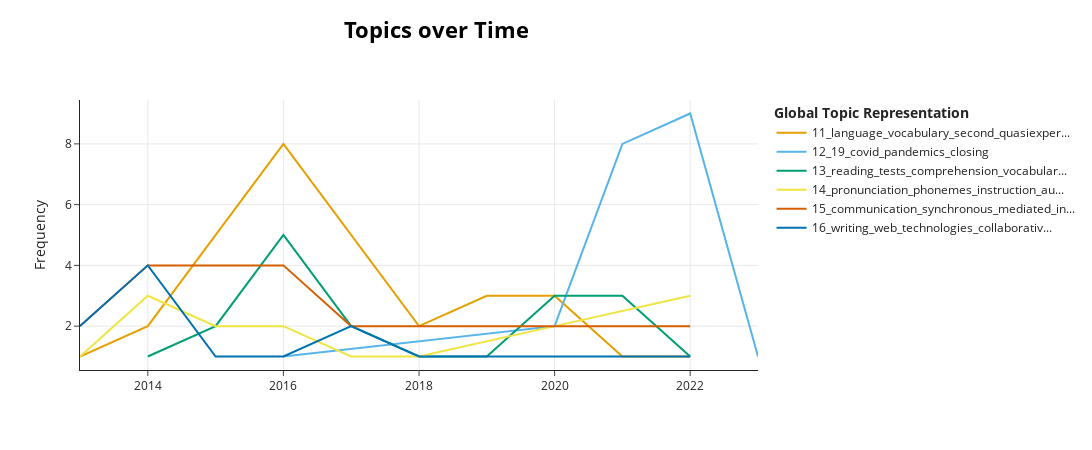

The notebook cell this image was saved under:
### Code cell
model.visualize_topics_over_time(topics_over_time, topics=[11, 12, 13, 14, 15, 16])

### Figure 1 — Plotly figure (JSON) as saved in the notebook; plotly's stock layout.template omitted (floating-point values rounded to 4 significant figures)
{"data": [{"hoverinfo": "text", "hovertext": ["<b>Topic 11</b><br>Words: experiments, methodology, research, achievement, academic", "<b>Topic 11</b><br>Words: groups, language, second, animation, school", "<b>Topic 11</b><br>Words: quasiexperimental, grade, vocabulary, groups, language", "<b>Topic 11</b><br>Words: quasiexperimental, grade, sociocultural, vocabulary, gains", "<b>Topic 11</b><br>Words: tests, vocabulary, language, second, development", "<b>Topic 11</b><br>Words: language, second, vocabulary, tests, students", "<b>Topic 11</b><br>Words: associative, networks, vocabulary, strategies, learning", "<b>Topic 11</b><br>Words: moocs, cost, analytics, attention, resources"], "marker": {"color": "#E69F00"}, "mode": "lines", "name": "11_language_vocabulary_second_quasiexper...", "type": "scatter", "x": [2013, 2014, 2016, 2018, 2019, 2020, 2021, 2022], "y": [1, 2, 8, 2, 3, 3, 1, 1]}, {"hoverinfo": "text", "hovertext": ["<b>Topic 12</b><br>Words: management, closing, emergency, disasters, crisis", "<b>Topic 12</b><br>Words: 19, covid, pandemics, closing, disease", "<b>Topic 12</b><br>Words: 19, covid, pandemics, closing, online", "<b>Topic 12</b><br>Words: 19, covid, pandemics, online, courses", "<b>Topic 12</b><br>Words: 19, covid, pandemics, relationship, seminars"], "marker": {"color": "#56B4E9"}, "mode": "lines", "name": "12_19_covid_pandemics_closing", "type": "scatter", "x": [2016, 2020, 2021, 2022, 2023], "y": [1, 2, 8, 9, 1]}, {"hoverinfo": "text", "hovertext": ["<b>Topic 13</b><br>Words: reading, tests, rate, implementation, gains", "<b>Topic 13</b><br>Words: reading, comprehension, tests, progress, monitoring", "<b>Topic 13</b><br>Words: reading, tests, comprehension, dyslexia, pretests", "<b>Topic 13</b><br>Words: reading, achievement, reciprocal, pretests, posttests", "<b>Topic 13</b><br>Words: reading, generalization, medical, definitions, spelling", "<b>Topic 13</b><br>Words: reading, format, comprehension, style, tests", "<b>Topic 13</b><br>Words: reading, comprehension, tests, vocabulary, materials", "<b>Topic 13</b><br>Words: reading, tests, choice, programs, comprehension", "<b>Topic 13</b><br>Words: reading, information, rate, printed, navigation"], "marker": {"color": "#009E73"}, "mode": "lines", "name": "13_reading_tests_comprehension_vocabular...", "type": "scatter", "x": [2014, 2015, 2016, 2017, 2018, 2019, 2020, 2021, 2022], "y": [1, 2, 5, 2, 1, 1, 3, 3, 1]}, {"hoverinfo": "text", "hovertext": ["<b>Topic 14</b><br>Words: pronunciation, acoustics, phonetics, probability, computation", "<b>Topic 14</b><br>Words: pronunciation, phonemes, groups, native, instruction", "<b>Topic 14</b><br>Words: pronunciation, phonemes, japanese, acoustics, articulation", "<b>Topic 14</b><br>Words: auditory, stimuli, pronunciation, perception, visual", "<b>Topic 14</b><br>Words: pronunciation, suprasegmentals, trials, randomized, phonology", "<b>Topic 14</b><br>Words: auditory, word, pronunciation, discrimination, phonology", "<b>Topic 14</b><br>Words: pronunciation, phonemes, morphophonemics, mutual, auditory", "<b>Topic 14</b><br>Words: pronunciation, audio, equipment, instruction, suprasegmentals"], "marker": {"color": "#F0E442"}, "mode": "lines", "name": "14_pronunciation_phonemes_instruction_au...", "type": "scatter", "x": [2013, 2014, 2015, 2016, 2017, 2018, 2020, 2022], "y": [1, 3, 2, 2, 1, 1, 2, 3]}, {"hoverinfo": "text", "hovertext": ["<b>Topic 15</b><br>Words: communication, synchronous, architecture, mediated, verbal", "<b>Topic 15</b><br>Words: communication, synchronous, mediated, learning, language", "<b>Topic 15</b><br>Words: communication, synchronous, analysis, mediated, strategies", "<b>Topic 15</b><br>Words: communication, synchronous, theories, mediated, interaction", "<b>Topic 15</b><br>Words: communication, interpersonal, interaction, swedish, asynchronous"], "marker": {"color": "#D55E00"}, "mode": "lines", "name": "15_communication_synchronous_mediated_in...", "type": "scatter", "x": [2013, 2014, 2016, 2017, 2022], "y": [2, 4, 4, 2, 2]}, {"hoverinfo": "text", "hovertext": ["<b>Topic 16</b><br>Words: writing, technologies, collaborative, web, encyclopedias", "<b>Topic 16</b><br>Words: writing, web, technologies, collaborative, audience", "<b>Topic 16</b><br>Words: writing, encyclopedias, technologies, collaborative, praxis", "<b>Topic 16</b><br>Words: writing, groups, technologies, web, assignments", "<b>Topic 16</b><br>Words: writing, web, technologies, collaborative, groups", "<b>Topic 16</b><br>Words: writing, technologies, collaborative, web, assignments", "<b>Topic 16</b><br>Words: writing, cognition, action, telling, story"], "marker": {"color": "#0072B2"}, "mode": "lines", "name": "16_writing_web_technologies_collaborativ...", "type": "scatter", "x": [2013, 2014, 2015, 2016, 2017, 2018, 2022], "y": [2, 4, 1, 1, 2, 1, 1]}], "layout": {"height": 450, "hoverlabel": {"bgcolor": "white", "font": {"family": "Rockwell", "size": 16}}, "legend": {"title": {"text": "<b>Global Topic Representation"}}, "title": {"font": {"color": "Black", "size": 22}, "text": "<b>Topics over Time</b>", "x": 0.4, "xanchor": "center", "y": 0.95, "yanchor": "top"}, "width": 1250, "xaxis": {"showgrid": true}, "yaxis": {"showgrid": true, "title": {"text": "Frequency"}}}}
